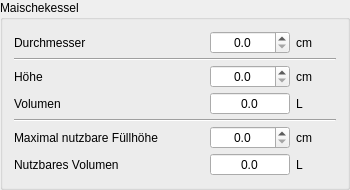
         <widget class="QGroupBox" name="groupBox_18">
          <property name="sizePolicy">
           <sizepolicy hsizetype="Preferred" vsizetype="Fixed">
            <horstretch>0</horstretch>
            <verstretch>0</verstretch>
           </sizepolicy>
          </property>
          <property name="title">
           <string>Maischekessel</string>
          </property>
          <layout class="QGridLayout" name="gridLayout_6">
           <property name="verticalSpacing">
            <number>4</number>
           </property>
           <item row="0" column="1">
            <spacer name="horizontalSpacer_81">
             <property name="orientation">
              <enum>Qt::Orientation::Horizontal</enum>
             </property>
             <property name="sizeHint" stdset="0">
              <size>
               <width>40</width>
               <height>20</height>
              </size>
             </property>
            </spacer>
           </item>
           <item row="3" column="2">
            <widget class="DoubleSpinBox" name="tbMaischenVolumen">
             <property name="toolTip">
              <string>&lt;html&gt;&lt;head/&gt;&lt;body&gt;&lt;p&gt;Hier gibt der Kleine Brauhelfer das &lt;span style=&quot; font-weight:600;&quot;&gt;Volumen&lt;/span&gt; des Maischekessels an. &lt;/p&gt;&lt;p&gt;&lt;span style=&quot; font-weight:600; color:#fc0107;&quot;&gt;Achtung:&lt;/span&gt; Das Volumen ist nicht gleichzusetzen mit der größtmöglichen Würzemenge. So dehnt sich der Sud bei höheren Temperaturen aus, Schaum entsteht.&lt;/p&gt;&lt;p&gt;Die Volumenangabe ist eine wichtige Kenngröße im &lt;span style=&quot; font-weight:600;&quot;&gt;Tab Rezept&lt;/span&gt; zur Gussberechnung und um ein Überlaufen der Maische zu verhindern. Ein rot hinterlegtes Feld warnt in diesem Fall vor einem zu großen Maischevolumen.&lt;/p&gt;&lt;/body&gt;&lt;/html&gt;</string>
             </property>
             <property name="alignment">
              <set>Qt::AlignmentFlag::AlignCenter</set>
             </property>
             <property name="readOnly">
              <bool>true</bool>
             </property>
             <property name="buttonSymbols">
              <enum>QAbstractSpinBox::ButtonSymbols::NoButtons</enum>
             </property>
             <property name="showGroupSeparator" stdset="0">
              <bool>true</bool>
             </property>
             <property name="decimals">
              <number>1</number>
             </property>
             <property name="maximum">
              <double>99999.000000000000000</double>
             </property>
             <property name="singleStep">
              <double>0.100000000000000</double>
             </property>
            </widget>
           </item>
           <item row="0" column="0">
            <widget class="QLabel" name="label_IST_SHA_4">
             <property name="text">
              <string>Durchmesser</string>
             </property>
            </widget>
           </item>
           <item row="7" column="3">
            <widget class="QLabel" name="label_8">
             <property name="text">
              <string notr="true">cm</string>
             </property>
            </widget>
           </item>
           <item row="0" column="2">
            <widget class="DoubleSpinBox" name="tbMaischebottichDurchmesser">
             <property name="minimumSize">
              <size>
               <width>80</width>
               <height>0</height>
              </size>
             </property>
             <property name="toolTip">
              <string>&lt;html&gt;&lt;head/&gt;&lt;body&gt;&lt;p&gt;Hier wird der &lt;span style=&quot; font-weight:600;&quot;&gt;Durchmesser&lt;/span&gt; des Maischekessels zur &lt;span style=&quot; font-weight:600;&quot;&gt;Volumenberechnung&lt;/span&gt; angegeben.&lt;/p&gt;&lt;p&gt;Für eine korrekte Berechnung sollte der Kessel &lt;span style=&quot; font-weight:600;&quot;&gt;zylindrisch&lt;/span&gt; sein.&lt;/p&gt;&lt;p&gt;Die Volumenangabe ist eine wichtige Kenngröße im &lt;span style=&quot; font-weight:600;&quot;&gt;Tab Rezept&lt;/span&gt; zur Gussberechnung und um eine überlaufende Maische zu verhindern. Ein rot hinterlegtes Feld warnt in diesem Fall vor einem zu großen Maischevolumen.&lt;/p&gt;&lt;/body&gt;&lt;/html&gt;</string>
             </property>
             <property name="alignment">
              <set>Qt::AlignmentFlag::AlignCenter</set>
             </property>
             <property name="readOnly">
              <bool>false</bool>
             </property>
             <property name="buttonSymbols">
              <enum>QAbstractSpinBox::ButtonSymbols::UpDownArrows</enum>
             </property>
             <property name="decimals">
              <number>1</number>
             </property>
             <property name="maximum">
              <double>999.000000000000000</double>
             </property>
             <property name="singleStep">
              <double>0.100000000000000</double>
             </property>
            </widget>
           </item>
           <item row="3" column="0">
            <widget class="QLabel" name="label_IST_SHA_5">
             <property name="text">
              <string>Volumen</string>
             </property>
            </widget>
           </item>
           <item row="8" column="0">
            <widget class="QLabel" name="label_IST_SHA_7">
             <property name="text">
              <string>Nutzbares Volumen</string>
             </property>
            </widget>
           </item>
           <item row="2" column="2">
            <widget class="DoubleSpinBox" name="tbMaischebottichHoehe">
             <property name="toolTip">
              <string>&lt;html&gt;&lt;head/&gt;&lt;body&gt;&lt;p&gt;Hier wird der &lt;span style=&quot; font-weight:600;&quot;&gt;Höhe&lt;/span&gt; des Maischekessels zur &lt;span style=&quot; font-weight:600;&quot;&gt;Volumenberechnung&lt;/span&gt; angegeben.&lt;/p&gt;&lt;p&gt;Bei Bodenunebenheiten sollte die anteilmäßig größte Fläche für eine möglichst korrekte Messung gewählt werden.&lt;/p&gt;&lt;p&gt;Die Volumenangabe ist eine wichtige Kenngröße im &lt;span style=&quot; font-weight:600;&quot;&gt;Tab Rezept&lt;/span&gt; zur Gussberechnung und um eine überlaufende Masiche zu verhindern. Ein rot hinterlegtes Feld warnt in diesem Fall vor einem zu großen Maischevolumen.&lt;/p&gt;&lt;/body&gt;&lt;/html&gt;</string>
             </property>
             <property name="alignment">
              <set>Qt::AlignmentFlag::AlignCenter</set>
             </property>
             <property name="readOnly">
              <bool>false</bool>
             </property>
             <property name="buttonSymbols">
              <enum>QAbstractSpinBox::ButtonSymbols::UpDownArrows</enum>
             </property>
             <property name="decimals">
              <number>1</number>
             </property>
             <property name="maximum">
              <double>999.000000000000000</double>
             </property>
             <property name="singleStep">
              <double>0.100000000000000</double>
             </property>
            </widget>
           </item>
           <item row="2" column="3">
            <widget class="QLabel" name="label_11">
             <property name="text">
              <string notr="true">cm</string>
             </property>
            </widget>
           </item>
           <item row="8" column="3">
            <widget class="QLabel" name="label_10">
             <property name="text">
              <string notr="true">L</string>
             </property>
            </widget>
           </item>
           <item row="2" column="0">
            <widget class="QLabel" name="label_IST_SHA_3">
             <property name="text">
              <string>Höhe</string>
             </property>
            </widget>
           </item>
           <item row="0" column="3">
            <widget class="QLabel" name="label_13">
             <property name="minimumSize">
              <size>
               <width>40</width>
               <height>0</height>
              </size>
             </property>
             <property name="text">
              <string notr="true">cm</string>
             </property>
            </widget>
           </item>
           <item row="3" column="3">
            <widget class="QLabel" name="label_12">
             <property name="text">
              <string notr="true">L</string>
             </property>
            </widget>
           </item>
           <item row="7" column="0">
            <widget class="QLabel" name="label_IST_SHA_6">
             <property name="text">
              <string>Maximal nutzbare Füllhöhe</string>
             </property>
            </widget>
           </item>
           <item row="7" column="2">
            <widget class="DoubleSpinBox" name="tbMaischebottichMaxFuellhoehe">
             <property name="toolTip">
              <string>&lt;html&gt;&lt;head/&gt;&lt;body&gt;&lt;p&gt;Die &lt;span style=&quot; font-weight:600;&quot;&gt;maximal nutzbare Füllhöhe&lt;/span&gt; definiert letztlich die zu erzielende Biermenge bei festgelegter Stammwürze.&lt;/p&gt;&lt;p&gt;So der &lt;span style=&quot; font-weight:600;&quot;&gt;Maischekessel&lt;/span&gt; plan steht, ist man mit 5 Zentimetern unterhalb der Kesseloberkante in einem sicheren Bereich.&lt;/p&gt;&lt;p&gt;Werden weniger schäumende Zutaten eingesetzt, können diese 5 Zentimeter auch unterschritten werden. Der exakte Wert ist individuell von der Anlage abhängig.&lt;/p&gt;&lt;/body&gt;&lt;/html&gt;</string>
             </property>
             <property name="alignment">
              <set>Qt::AlignmentFlag::AlignCenter</set>
             </property>
             <property name="readOnly">
              <bool>false</bool>
             </property>
             <property name="buttonSymbols">
              <enum>QAbstractSpinBox::ButtonSymbols::UpDownArrows</enum>
             </property>
             <property name="decimals">
              <number>1</number>
             </property>
             <property name="maximum">
              <double>999.000000000000000</double>
             </property>
             <property name="singleStep">
              <double>0.100000000000000</double>
             </property>
            </widget>
           </item>
           <item row="8" column="2">
            <widget class="DoubleSpinBox" name="tbMaischenMaxNutzvolumen">
             <property name="toolTip">
              <string>&lt;html&gt;&lt;head/&gt;&lt;body&gt;&lt;p&gt;Ausgehend von der maximal nutzbaren Füllhöhe, definiert der Kleine Brauhelfer hier das &lt;span style=&quot; font-weight:600;&quot;&gt;nutzbare Volumen&lt;/span&gt; des Maischekessels.&lt;/p&gt;&lt;/body&gt;&lt;/html&gt;</string>
             </property>
             <property name="alignment">
              <set>Qt::AlignmentFlag::AlignCenter</set>
             </property>
             <property name="readOnly">
              <bool>true</bool>
             </property>
             <property name="buttonSymbols">
              <enum>QAbstractSpinBox::ButtonSymbols::NoButtons</enum>
             </property>
             <property name="showGroupSeparator" stdset="0">
              <bool>true</bool>
             </property>
             <property name="decimals">
              <number>1</number>
             </property>
             <property name="maximum">
              <double>99999.000000000000000</double>
             </property>
             <property name="singleStep">
              <double>0.100000000000000</double>
             </property>
            </widget>
           </item>
           <item row="1" column="0" colspan="4">
            <widget class="Line" name="line_4">
             <property name="orientation">
              <enum>Qt::Orientation::Horizontal</enum>
             </property>
            </widget>
           </item>
           <item row="6" column="0" colspan="4">
            <widget class="Line" name="line_13">
             <property name="orientation">
              <enum>Qt::Orientation::Horizontal</enum>
             </property>
            </widget>
           </item>
          </layout>
         </widget>
